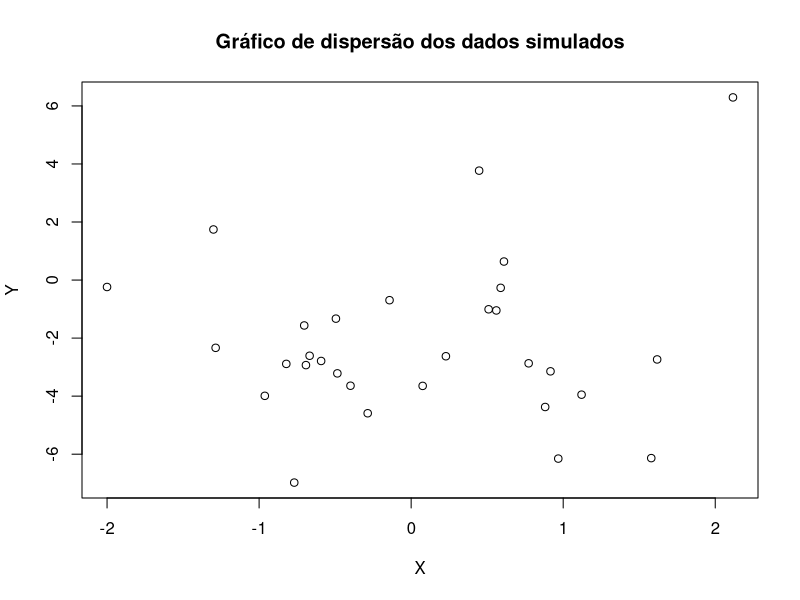
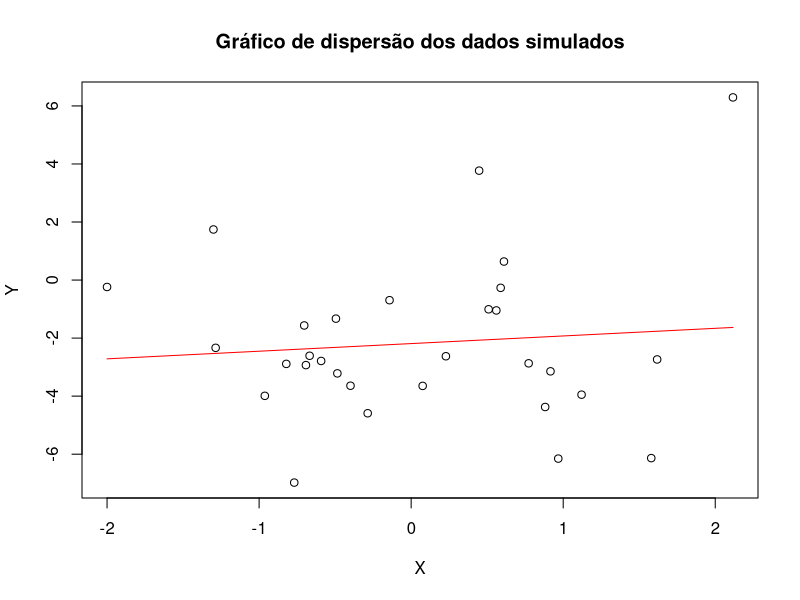
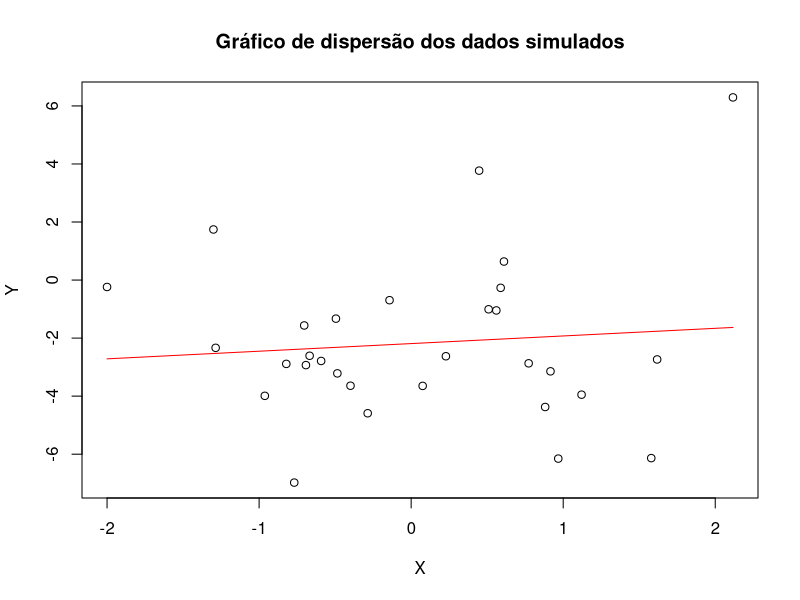
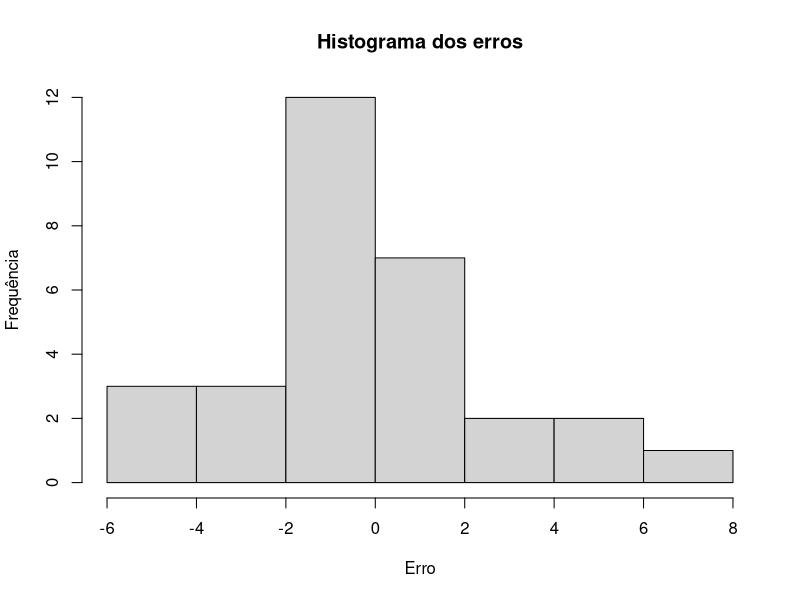
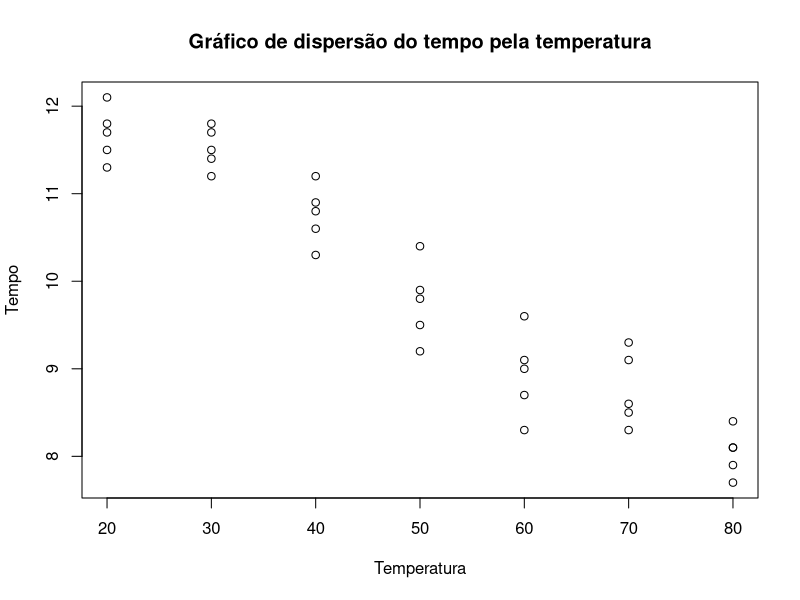
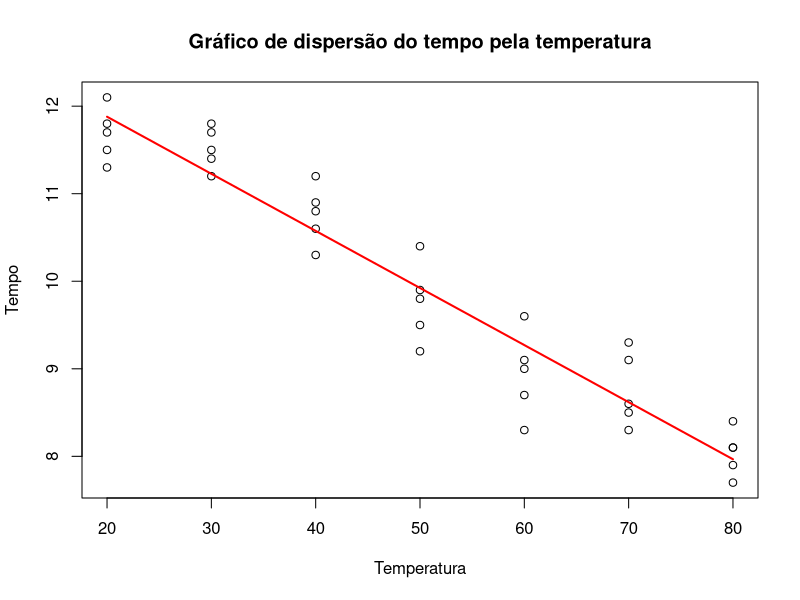
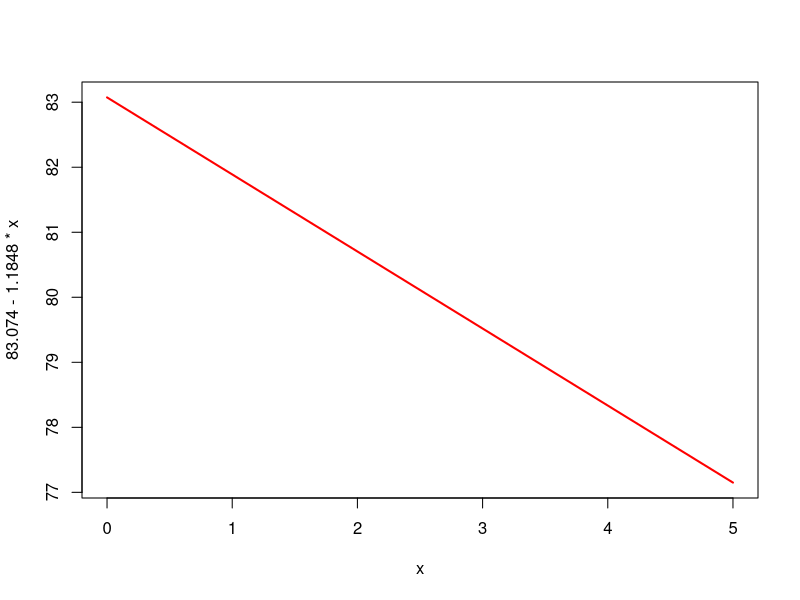
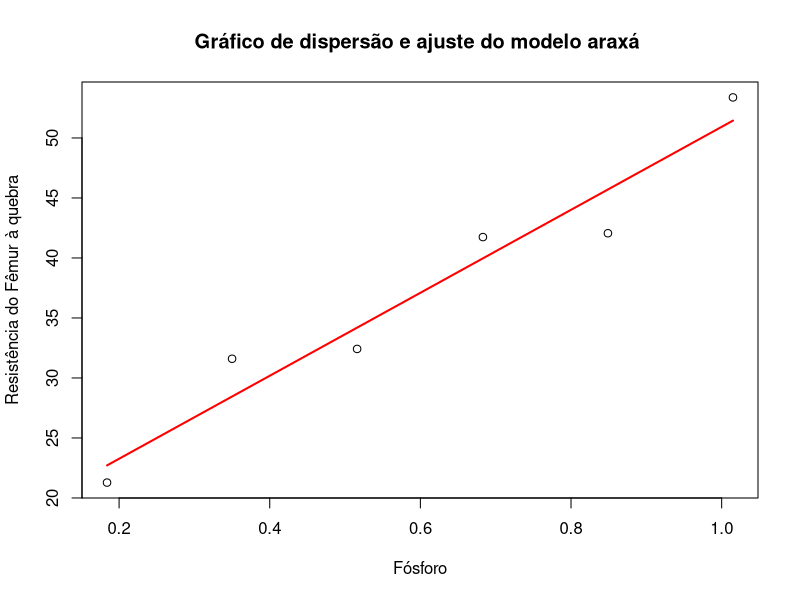

R code for these plots, in order:
## ---- chunk 1
knitr::opts_chunk$set(echo = F, warning = F, message = FALSE)
## ---- chunk 2
set.seed(350)
n    <- 30
x    <- rnorm(n)
erro <- rnorm(n, 0, 3)
y    <- -2 + 0.5*x + erro
## ---- chunk 3
print(y)
## ---- chunk 4
plot(x, y,
     xlab = 'X',
     ylab = 'Y',
     main = 'Gráfico de dispersão dos dados simulados'
     )

## ---- chunk 5
beta_1 = sum((x - mean(x)) * (y - mean(y))) / sum((x - mean(x))^2)

beta_0 = mean(y) - beta_1*mean(x)

plot(x, y,
     xlab = 'X',
     ylab = 'Y',
     main = 'Gráfico de dispersão dos dados simulados'
     )
curve(beta_0 + beta_1*x, add =T, col = 'red')

## ---- chunk 6
matriz_x = matrix(c(rep(1,n),x), ncol =2)
matriz_x
## ---- chunk 7
matriz_y = matrix(y)
matriz_y
## ---- chunk 8
t(matriz_x)
## ---- chunk 9
t(matriz_x) %*% matriz_x
## ---- chunk 10
solve(t(matriz_x) %*% matriz_x)
## ---- chunk 11
t(matriz_x) %*% matriz_y
## ---- chunk 12
solve(t(matriz_x) %*% matriz_x) %*% t(matriz_x) %*% matriz_y
## ---- chunk 13
betas <- solve(t(matriz_x) %*% matriz_x) %*% t(matriz_x) %*% matriz_y

plot(x, y,
     xlab = 'X',
     ylab = 'Y',
     main = 'Gráfico de dispersão dos dados simulados'
     )
curve(betas[1] + betas[2]*x, add =T, col = 'red')
## ---- chunk 14
hist(erro, 
     xlab = 'Erro',
     ylab = 'Frequência',
     main = 'Histograma dos erros')

## ---- chunk 15
shapiro.test(erro)
## ---- chunk 16
L1 <- c(11.3, 11.8, 11.5, 12.1, 11.7)
L2 <- c(11.8, 11.5, 11.4, 11.7, 11.2)
L3 <- c(10.9, 11.2, 10.8, 10.6, 10.3)
L4 <- c(10.4, 9.8 , 9.5 , 9.9 , 9.2 )
L5 <- c(9.6 , 9.0 , 8.7 , 8.3 , 9.1 )
L6 <- c(9.1 , 9.3 , 8.5 , 8.6 , 8.3 )
L7 <- c(8.4 , 8.1 , 8.1 , 7.7 , 7.9 )

temperatura <- c(rep(20, 5), rep(30, 5), rep(40, 5),
                 rep(50, 5), rep(60, 5), rep(70, 5),
                 rep(80, 5))

tempo       <- c(L1, L2, L3, L4, L5, L6, L7)


dados       <- data.frame(Temperatura <- temperatura,
                          Tempo       <- tempo)

colnames(dados) <- c('Temperatura', 'Tempo')

print(dados)

## ---- chunk 17
plot(dados$Temperatura, dados$Tempo,
     xlab = 'Temperatura',
     ylab = 'Tempo',
     main = 'Gráfico de dispersão do tempo pela temperatura')
## ---- chunk 18
library(MASS)

est_L1 <- fitdistr(L1, dnorm, start = list(mean= 10, sd= 2))$estimate
est_L2 <- fitdistr(L2, dnorm, start = list(mean= 10, sd= 2))$estimate
est_L3 <- fitdistr(L3, dnorm, start = list(mean= 10, sd= 2))$estimate
est_L4 <- fitdistr(L4, dnorm, start = list(mean= 10, sd= 2))$estimate
est_L5 <- fitdistr(L5, dnorm, start = list(mean= 10, sd= 2))$estimate
est_L6 <- fitdistr(L6, dnorm, start = list(mean= 10, sd= 2))$estimate
est_L7 <- fitdistr(L7, dnorm, start = list(mean= 10, sd= 2))$estimate

estimativas <- data.frame(rbind(est_L1, est_L2, est_L3,
                     est_L4, est_L5, est_L6, est_L7))

estimativas$var <- estimativas$sd**2
estimativas$cv  <- estimativas$sd / estimativas$mean

row.names(estimativas) <- c(seq(20, 80, 10))

print(estimativas)

## ---- chunk 19
tempos      <- data.frame(T20 = L1, T30 = L2, T40 = L3, T50 = L4,
                          T60 = L5, T70 = L6, T80 = L7 )


estimativas <- data.frame(
                          apply(tempos, 2, FUN = function(x)
                                  {media  <- mean(x)
                                   desvio <- sd(x)
                                   varia  <- var(x)
                                   cv     <- sd(x)/mean(x)
                                   return(c(media, desvio, varia, cv))
                                   }))

row.names(estimativas) <- c('mean', 'sd', 'var', 'cv')
estimativas            <- data.frame(t(estimativas))

estimativas

## ---- chunk 20

modelo1 <- lm(Tempo ~ Temperatura, data = dados)
modelo1
## ---- chunk 21

library(lmtest)

gqtest(modelo1)

## ---- chunk 22
residuo <- Tempo - modelo1$fitted.values
tc <- (modelo1$coefficients[2] - 0)/((sum(residuo^2))/length(residuo)/ sum((Temperatura - mean(Temperatura))^2))^0.5

#qt(0.975, 33)
## ---- chunk 23
shapiro.test(modelo1$residuals)
## ---- chunk 24
plot(dados$Temperatura, dados$Tempo,
     xlab = 'Temperatura',
     ylab = 'Tempo',
     main = 'Gráfico de dispersão do tempo pela temperatura')
curve(modelo1$coefficients[1] + modelo1$coefficients[2]*x, add = T, col = 'red', lty = 1, lwd = 2)

## ---- chunk 25
confint(modelo1)
## ---- chunk 26
curve( 83.074 -1.1848*x, 0, 5, lwd =2, col = 'red')
## ---- chunk 27



IC <- matrix(c(83.074 -qnorm(0.975)*6.5930, 83.074 +qnorm(0.975)*6.5930,
         -1.1848-qnorm(0.975)*0.1258, -1.1848+qnorm(0.975)*0.1258),
       nrow = 2, byrow = T,dimnames =  list('  ' = c('Intercept', 'x'), ' ' = c('2.5%', '97.5%')) )
IC
## ---- chunk 28
araxa <- data.frame(Y = c(21.28,31.60,32.42,41.74,42.06,53.38),
                    X = c(0.184,0.350,0.516,0.683,0.849,1.015))
patos <- data.frame(Y = c(23.50,34.59,31.18,43.27,40.36,50.45),
                    X = c(0.195,0.350,0.505,0.661,0.816,0.972))
bical <- data.frame(Y = c(25,39,43,60,63,71),
                    X = c(0.18,0.36,0.50,0.65,0.78,0.94))

modelo_araxa <- lm(Y ~ X, data = araxa)
modelo_patos <- lm(Y ~ X, data = patos)
modelo_bical <- lm(Y ~ X, data = bical)
## ---- chunk 29
plot(x = araxa$X, y = araxa$Y,
     xlab = 'Fósforo',
     ylab = 'Resistência do Fêmur à quebra',
     main = 'Gráfico de dispersão e ajuste do modelo araxá ')
curve(modelo_araxa$coefficients[1] + modelo_araxa$coefficients[2]*x ,  col = 'red', lwd = 2, add=T)


## ---- chunk 30
plot(x = patos$X, y = patos$Y,
     xlab = 'Fósforo',
     ylab = 'Resistência do Fêmur à quebra',
     main = 'Gráfico de dispersão e ajuste do modelo Patos ')
curve(modelo_patos$coefficients[1] + modelo_patos$coefficients[2]*x ,  col = 'red', lwd = 2, add=T)


## ---- chunk 31
plot(x = bical$X, y = bical$Y,
     xlab = 'Fósforo',
     ylab = 'Resistência do Fêmur à quebra',
     main = 'Gráfico de dispersão e ajuste do modelo Bicálcico ')
curve(modelo_bical$coefficients[1] + modelo_bical$coefficients[2]*x ,  col = 'red', lwd = 2, add=T)


## ---- chunk 32
summary(modelo_araxa)
summary(modelo_patos)
summary(modelo_bical)
## ---- chunk 33
DR_araxa <- modelo_araxa$coefficients[2] / modelo_bical$coefficients[2]
 # Quanto mais melhor
DR_patos <- modelo_patos$coefficients[2] / modelo_bical$coefficients[2]
## ---- chunk 34
dados <- rbind(araxa, patos, bical)

plot(x = dados$X, y = dados$Y,
     xlab = 'Fósforo',
     ylab = 'Resistência do Fêmur à quebra',
     main = 'Gráfico de dispersão e ajuste do modelos')
curve(modelo_araxa$coefficients[1] + modelo_araxa$coefficients[2]*x ,  col = 'red', lwd = 2, add=T, lty=2)
curve(modelo_patos$coefficients[1] + modelo_patos$coefficients[2]*x ,  col = 'blue', lwd = 2, add=T, lty=2)
curve(modelo_bical$coefficients[1] + modelo_bical$coefficients[2]*x ,  col = 'green3', lwd = 2, add=T, lty=2)

text(x=0.8, y=70, "Bicálcico",col = 'green3')
text(x=1, y=46, "Patos",col = 'blue')
text(x=0.9, y=53, "Araxá",col = 'red')
## ---- chunk 35
cereais <- read.table(file = 'dados/cereais.txt',header = T)
cereais
## ---- chunk 36

plot(x = cereais$ano, y = cereais$area,
     xlab = 'Ano',
     ylab = 'Superfície agrícola',
     main = 'Gráfico de dispersão do ano pela área agrícola')
## ---- chunk 37
cor(cereais$ano, cereais$area)
## ---- chunk 38
modelo1 <- lm(area ~ ano, data = cereais)

plot(x = cereais$ano, y = cereais$area,
     xlab = 'Ano',
     ylab = 'Superfície agrícola',
     main = 'Gráfico de dispersão do ano pela área agrícola')
curve(modelo1$coefficients[1] + modelo1$coefficients[2]*x, add=T,
      lwd = 2, col = 'red')
summary(modelo1)
## ---- chunk 39
R2 <- sum((modelo1$fitted.values - mean(cereais$area))^2)/sum((cereais$area - mean(cereais$area))^2)
R2
## ---- chunk 40
R2 - (1)/(nrow(cereais)-2) * (1 - R2)
## ---- chunk 41
plot(x = cereais$ano, y = cereais$area,
     xlab = 'Ano',
     ylab = 'Superfície agrícola',
     main = 'Gráfico de dispersão do ano pela área agrícola')
curve(modelo1$coefficients[1] + modelo1$coefficients[2]*x, add=T,
      lwd = 2, col = 'red')
## ---- chunk 42
sum((cereais$area - mean(cereais$area))^2)
## ---- chunk 43
sum((modelo1$fitted.values - mean(cereais$area))^2)
## ---- chunk 44
sum(modelo1$residuals^2)
## ---- chunk 45
cereais$hectares <- cereais$area * 100
cereais


modelo2 <- lm(hectares ~ ano, data = cereais)

## ---- chunk 46
plot(x = cereais$ano, y = cereais$hectares,
     xlab = 'Ano',
     ylab = 'Superfície agrícola',
     main = 'Gráfico de dispersão do ano pela área agrícola em hectares')
curve(modelo2$coefficients[1] + modelo2$coefficients[2]*x, add=T,
      lwd = 2, col = 'red')
## ---- chunk 47
summary(modelo2)
## ---- chunk 48
cereais <- cereais[-3]
cereais['data_ajustada'] <- cereais$ano - 1985
cereais

modelo3 <- lm(area ~ data_ajustada, data = cereais)
modelo3
## ---- chunk 49
plot(x = cereais$data_ajustada, y = cereais$area,
     xlab = 'Ano ajustado',
     ylab = 'Superfície agrícola',
     main = 'Gráfico de dispersão do ano pela área agrícola em hectares')
curve(modelo3$coefficients[1] + modelo3$coefficients[2]*x, add=T,
      lwd = 2, col = 'red')
## ---- chunk 50
summary(modelo3)
## ---- chunk 51
dados <- data.frame(razao = seq(1, 0.3, -0.1),
                    viscosidade = c(0.45, 0.2, 0.34, 0.58, 0.7, 0.57, 0.55, 0.75))
  
plot(x = dados$razao, y = dados$viscosidade,
     xlab = 'Razão molar',
     ylab = 'Viscosidade',
     main = 'Gráfico de dispersão da viscosidade pela razão molar')

## ---- chunk 52
modelo1 <- lm(viscosidade ~ razao, data = dados)
summary(modelo1)
## ---- chunk 53

plot(x = dados$razao, y = dados$viscosidade,
     xlab = 'Razão molar',
     ylab = 'Viscosidade',
     main = 'Gráfico de dispersão da viscosidade pela razão molar')
curve(modelo1$coefficients[1] + modelo1$coefficients[2]*x, add = T, col = 'red', lty = 1, lwd = 2)
## ---- chunk 54
shapiro.test(modelo1$residuals)
## ---- chunk 55
library(lmtest)

gqtest(modelo1)
## ---- chunk 56

## ---- chunk 57
library(car)
durbinWatsonTest(modelo1)
## ---- chunk 58
library(MASS)

w = boxcox(viscosidade ~ razao, data=dados, plotit=T)

posicao = which.max(w$y)

lambda = w$x[posicao]
dados$y2 = (dados$viscosidade^(lambda)-1)/lambda
modelo2 <- lm(y2 ~ razao, data = dados)
## ---- chunk 59


plot(x = dados$razao, y = dados$y2,
     xlab = 'Razão molar',
     ylab = 'Viscosidade',
     main = 'Gráfico de dispersão da viscosidade pela razão molar')
curve(modelo2$coefficients[1] + modelo2$coefficients[2]*x, add = T, col = 'red', lty = 1, lwd = 2)

shapiro.test(modelo2$residuals)
gqtest(modelo2)
durbinWatsonTest(modelo2)
## ---- chunk 60

summary(modelo2)


## ---- chunk 61

ICs <- confint(modelo1)

y.pred      = predict(modelo1)
Interv.conf = predict(modelo1,interval="confidence")
Interv.pred = predict(modelo1,interval="prediction")
m           = matrix(cbind(Interv.conf,Interv.pred[,2:3]),ncol=5)
nomes       = list(NULL,c("y.predito","Linf.IC","Lsup.IC","Linf.IP","Lsup.IP"))
dimnames(m) = nomes
R2 <- summary(modelo1)$adj.r.squared
#--- Grafico do ajuste completo ---#

matplot(dados$razao,m,lty=c(1,2,2,3,3),type="l",col=c(1,2,2,4,4),bty="n",main="",
        xlab="Razão molar",ylab="Viscosidade")
points(dados$razao,dados$viscosidade, pch=20)
legend('bottomleft', c("Regressao","Confianca","Predicao"),
       bty="n", cex=0.8, lty=1:3, col=c(1,2,4))
text(0.87,1, "Reta estimada: Y = 0.8781 -0.5548X", cex=0.8)
text(0.778,0.9, "R² = 0.4834", cex=0.8)
## ---- chunk 62
n   <- nrow(dados)
Sxx <- sum(dados$razao^2) -sum(dados$razao)^2/n
QME <- sum(dados$viscosidade - y.pred)^2 / (n - 2)
EP  <- -qt(0.95, n - 2) *sqrt(
    (1 + 1/n + (dados$razao - mean(dados$razao)^2)/(Sxx))*QME
  )

IP <- matrix(c(dados$viscosidade - EP, dados$viscosidade + EP), nrow = 2,  byrow = T,
             dimnames = list('  ' = c('L.I.', 'L.S.'), ' ' = c(paste0('X', 1:nrow(dados)))))
#  byrow = T,dimnames =  list('  ' = c('Intercept', 'x'), ' ' = c('2.5%', '97.5%'))
IP
## ---- chunk 63
x <- c(rep(1, 5), rep(2, 5), rep(3, 5), rep(4, 5))
y <- as.numeric(c(2, 2, 1, 1, 0.1, 1, 0.1, 0.1, 1, 1, 12, 10, 14, 17, 11, 7, 9, 15, 8, 10))
dados <- data.frame(x = x, y = y)

plot(x = dados$x, y = dados$y,
     xlab = 'Dose nutricional na ração (%)',
     ylab = 'Taxa de crescimento',
     main = 'Gráfico de dispersão da taxa de crescimento\n pela dose nutricional')

## ---- chunk 64
modelo1 <- lm(y~x, data= dados)
summary(modelo1)
## ---- chunk 65
plot(x = dados$x, y = dados$y,
     xlab = 'Dose nutricional na ração (%)',
     ylab = 'Taxa de crescimento',
     main = 'Gráfico de dispersão da taxa de crescimento\n pela dose nutricional')
curve(modelo1$coefficients[1] + modelo1$coefficients[2]*x, add = T, col = 'red', lty = 1, lwd = 2)
## ---- chunk 66
shapiro.test(modelo1$residuals)
## ---- chunk 67
library(lmtest)

gqtest(modelo1)
## ---- chunk 68
library(car)
durbinWatsonTest(modelo1)
## ---- chunk 69
library(MASS)

w = boxcox(x ~ y, data=dados, plotit=T)

posicao = which.max(w$y)

lambda = w$x[posicao]
dados$y2 = (dados$y^(lambda)-1)/lambda
modelo2 <- lm(y2 ~ x, data = dados)
## ---- chunk 70
plot(x = dados$x, y = dados$y2,
     xlab = 'Dose nutricional na ração (%)',
     ylab = 'Taxa de crescimento',
     main = 'Gráfico de dispersão da taxa de crescimento\n pela dose nutricional')
curve(modelo2$coefficients[1] + modelo2$coefficients[2]*x, add = T, col = 'red', lty = 1, lwd = 2)
## ---- chunk 71
shapiro.test(modelo2$residuals)
gqtest(modelo2)
durbinWatsonTest(modelo2)
